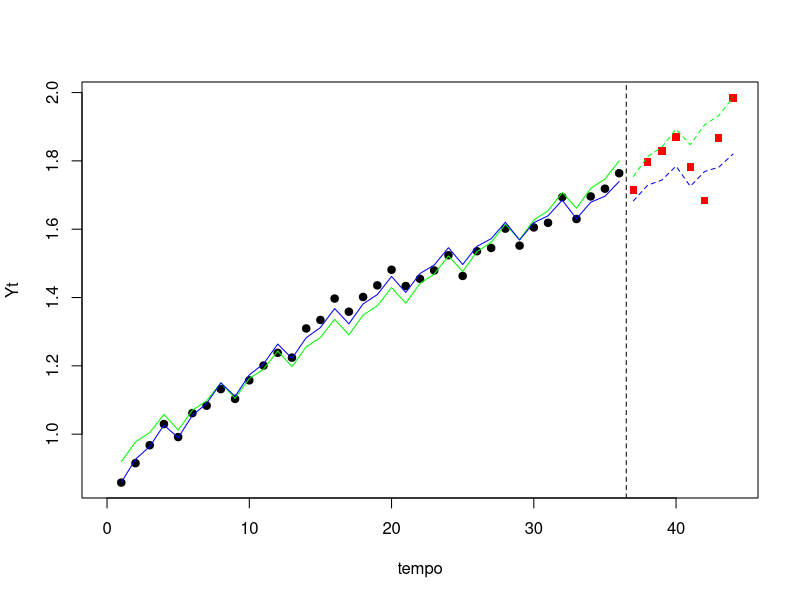
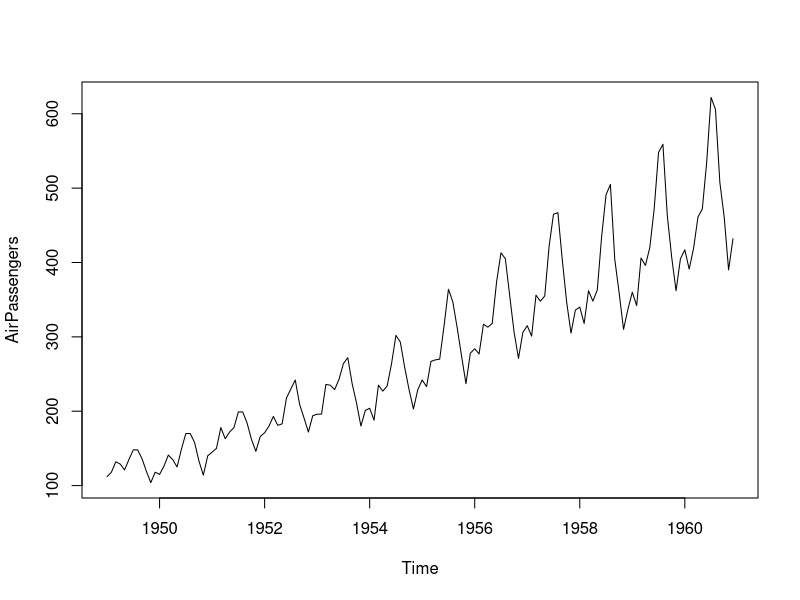

Source code (R) for these figures, in order:
## ---- chunk 1
y = ts(c(
0.8582009897, 0.9151117859, 0.9676447967, 1.0295395572, 0.9915433962, 1.0615864304, 1.0833527754, 1.1318924141, 1.1031950701, 1.1575587784, 1.2007106467, 1.2380591126, 
1.2240818646, 1.3094400289, 1.3342657017, 1.3969453047, 1.3584915549, 1.4015242304, 1.4356093066, 1.4812769139, 1.4336925516, 1.4546382996, 1.4792259925, 1.5238041469, 
1.4631862101, 1.5355887748, 1.5450705601, 1.6016560064, 1.5518964014, 1.6051857210, 1.6186786262, 1.6938598767, 1.6298064955, 1.6959465650, 1.7185921326, 1.7638551058, 
1.7152953597, 1.7971916429, 1.8294017606, 1.8703098873, 1.7827110752, 1.6837400001, 1.8670703318, 1.9834242465), start = 2010, frequency = 4)
#
treino = window(y, start = c(2010, 1), end = c(2018, 4))
teste = window(y, start = c(2019, 1), end = c(2020, 4))
#
tp = 1:length(treino)
mod1 = lm(treino ~ tp + cos(2*pi*tp/4) + cos(4*pi*tp/4) + sin(2*pi*tp/4))
prev1 = predict(mod1, data.frame(tp = 37:44))
e1 = teste-prev1
mod2 = lm(treino ~ tp + I(tp^2) + cos(2*pi*tp/4) + cos(4*pi*tp/4) + sin(2*pi*tp/4))
prev2 = predict(mod2, data.frame(tp = 37:44))
e2 = teste-prev2
mean(abs(e1)); mean(abs(e2))		### MAE
sqrt(mean(e1^2)); sqrt(mean(e2^2))	### RMSE
## Gráfico comparativo
plot(tp , treino, pch = 19, ylab = "Yt", xlab = "tempo", xlim = c(0, 44), ylim = c(min(y), max(prev1, prev2)))
abline(v = 36.5, lty = 2)
points(37:44, teste, pch = 15, col = "red")
lines(tp, fitted(mod1), col = "green")
lines(tp, fitted(mod2), col = "blue")
lines(37:44, prev1, col = "green", lty = 2)
lines(37:44, prev2, col = "blue", lty = 2)


## ---- chunk 2
plot(AirPassengers)
mod = HoltWinters(y, alpha=0.2, beta=0.3, gamma=0.4)


## ---- chunk 3
# Exercício 17

y = ts(c(3676, 3397, 3375.5, 4135.5, 4003.6, 3539.4, 
3378.9, 4088.1, 4034.8, 3866.3, 4310.4, 3950.4, 4110.5, 
3776.5, 3901.8, 4675.1, 4437, 4097.8, 3822.5, 4553.3, 
4558.3, 4262, 4865.9, 4576.2, 4554, 4223.8, 4394.5, 
5080, 5005.7, 4571.9, 4312.8, 5144.3, 5028.2, 4763, 
5436.4, 5019.1), start = 2018, frequency = 12)

mod = HoltWinters(x=y)
mod

fitted(mod)
predict(mod)
coef(mod)

# A)
# Y^fev19 = 3652,670  (Fitted)

# B)
# Y^jan21 = 5171,548  (Predict)

# C)
# lfev19 = 4047,667 (Usamos o LEVEL do mês posterior) (Fitted) 

# D)
# ldez20 = 5080,9885  (Quando acabar os dados fitted, usamos o coef)

# E)
# bfev19 = 44,35875  ( Usamos a TREND do mês posterior) (Fitted)

# F)
# bdez20 = 45,40035 (Usamos o B do Coef já que não existe nos dados fitted)

# G)
# Sjan19 = 58,23245  (Como é sazonalidade, usamos o dado Season do Fitted do outro ano no caso 20)

# H)
# Sdez20 = -69,94598  (Como não existe os dados em fitted, usamos o coef s12)
## ---- chunk 4
# Exercício 18

 y = ts(c(4141.5, 6586.8, 3399.6, 3963.2, 6294.6, 3261, 
3871.3, 6241, 3358.5, 3959.8, 6414.8, 3231.4, 3632.4, 
5593.6, 2863.3, 3240.8, 5079.8, 2687.7), start = 2000, 
frequency = 6)

mod = HoltWinters(y, seasonal = c("multiplicative"))
mod

fitted(mod)
predict(mod)
coef(mod)

# A)
# Y^3B-02 = 2865,712  (Período dentro dos dados, usar Fitted, xhat por ser previsão)

# B)
# Y^1B-03 = 3214,293  (Período fora dos dados, usar predict)

# C)
# l3B-02 = 3827,729  (Usar fitted)

# D)
# S3b-02 = 0,7480415  (Usar coef (s3))

